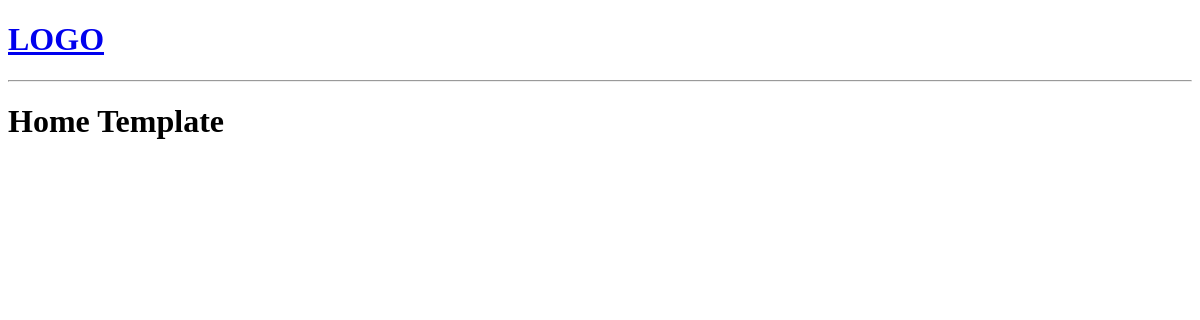
Before: / with the older database file.
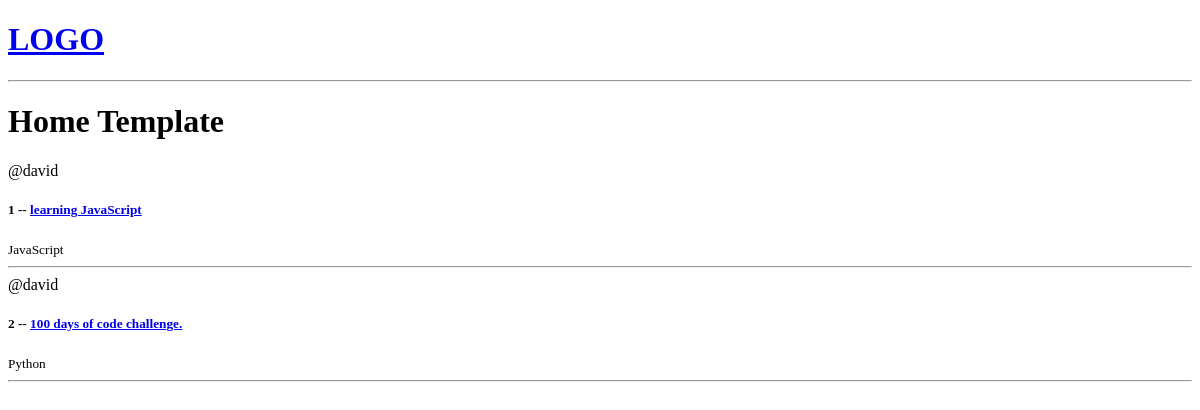
After: the same page with the newer database file.
### base/models.py (models this page shows, shortened)
class Room(models.Model):
    host = models.ForeignKey(User, on_delete = models.SET_NULL, null=True)
    topic = models.ForeignKey(Topic, on_delete = models.SET_NULL, null=True)
    name = models.CharField(max_length=200)
    description = models.TextField(null=True, blank=True)
    updated = models.DateTimeField(auto_now=True)
    created = models.DateTimeField(auto_now_add=True)

class Topic(models.Model):
    name = models.CharField(max_length=200)

### base/views.py (the view)
# urls.py: path('', views.home, name="home"),
def home(request):
    rooms = Room.objects.all()
    context = {'rooms':rooms}
    return render(request, 'base/home.html', context)

### base/templates/base/home.html
{% extends 'main.html' %}
{% block content %}
<h1>Home Template</h1>
<div>
    <div>
        {% for room in rooms %}
            <div>
                <span>@{{room.host.username}}</span>
                <h5>{{room.id}} -- <a href="{% url 'room' room.id %}">{{room.name}}</a></h5>
                <small>{{room.topic.name}}</small>
                <hr>
            </div>
        {% endfor %}
    </div>
</div>
{% endblock content %}

### templates/main.html (shortened to what this page needs)
<!DOCTYPE html>
<html lang="en">
<head>
</head>
<body>
    {% include 'navbar.html'%}
    {% block content %}
    {% endblock %}
</body>
</html>

### templates/navbar.html
<a href="/">
    <h1>LOGO</h1>
</a>
<hr>

Changed rows visible on the page:
added Room: host.username "david", id "1", name "learning JavaScript", topic.name "JavaScript"
added Room: host.username "david", id "2", name "100 days of code challenge.", topic.name "Python"
